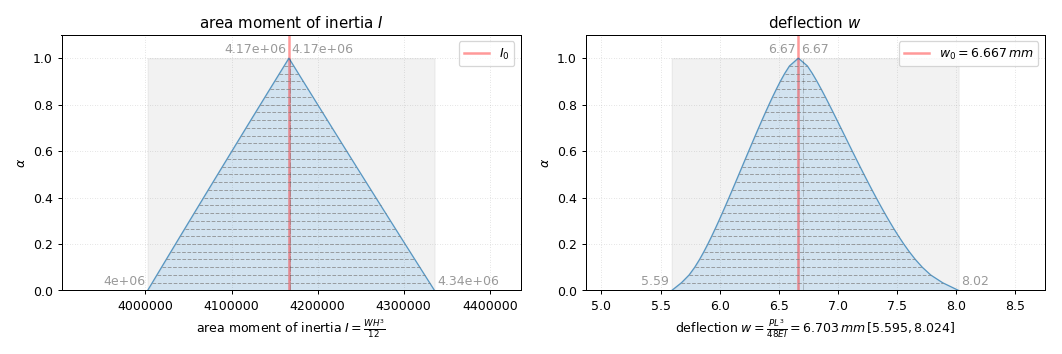

Reproduce this figure in Python.
# -*- coding: utf-8 -*-

import phuzzy as ph
number_of_alpha_levels = 31

# load P
P0 = 5000.  # N
dP = 0.01 * P0  # N
P = ph.Triangle(alpha0=[P0 - dP, P0 + dP], alpha1=[P0], name="P", number_of_alpha_levels=number_of_alpha_levels)

# dimensions L, W, H
W0 = 50  # mm
H0 = 100  # mm
L0 = 2000  # mm

dW = 0.01 * W0  # mm
dH = 0.01 * H0  # mm
dL = 0.01 * L0  # mm

L = ph.Triangle(alpha0=[L0 - dL, L0 + dL], alpha1=[L0], name="L", number_of_alpha_levels=number_of_alpha_levels)
W = ph.Triangle(alpha0=[W0 - dW, W0 + dW], alpha1=[W0], name="W", number_of_alpha_levels=number_of_alpha_levels)
H = ph.Triangle(alpha0=[H0 - dH, H0 + dH], alpha1=[H0], name="H", number_of_alpha_levels=number_of_alpha_levels)

# material

E0 = 30000.  # N/mm2
dE = 0.1 * E0  # N/mm2
E = ph.TruncNorm(alpha0=[E0 - dE, E0 + dE], alpha1=[E0], name="E", number_of_alpha_levels=number_of_alpha_levels)

I0 = W0 * H0 ** 3 / 12.
w0 = P0 * L0 ** 3 / (48 * E0 * I0)

print("I0 = {:.4g} mm^4".format(I0))
# I0 = 4.167e+06 mm^4
print("w0 = {:.4g} mm".format(w0))
# w0 = 6.667 mm

I = W * H** 3 / 12.
I.name = "I"
w = P * L ** 3 / (48 * E * I)
w.name = r"P L^3 / (48 EI)"

print("I = {} mm^4".format(I))
# I = FuzzyNumber(W*H^3/12.0:[[4002483.375, 4335850.041666667], [4166666.6666666665, 4166666.6666666665]]) mm^4

print("w = {} mm".format(w))
# w = FuzzyNumber(P*L^3/E*48*W*H^3/12.0:[[5.594629603627992, 8.024370049019725], [6.666666666666667, 6.666666666666667]]) mm

w_mean = w.mean()
dw_l = w_mean - w.min()
dw_r = w.max() - w_mean
print("w = {:.4g} mm (- {:.4g}|+ {:.4g})".format(w_mean, dw_l, dw_r))
# w = 6.703 mm (- 1.109|+ 1.321)
print("w = {:.4g} mm [{:.4g},{:.4g}]".format(w_mean, w.min(), w.max()))
# w = 6.703 mm [5.595,8.024]

from phuzzy.mpl import mix_mpl
import matplotlib.pyplot as plt

mix_mpl(I)
mix_mpl(w)

H_ = 100. # mm
B_ = 300. # mm

fig, axs = plt.subplots(1, 2, dpi=90, facecolor='w', edgecolor='k', figsize=(B_ / 25.4, H_ / 25.4))

axs[0].axvline(I0, lw=2, alpha=.4, c="r", label="$I_0$")
axs[1].axvline(w0, lw=2, alpha=.4, c="r", label="$P_0$")
I.plot(ax=axs[0])
w.plot(ax=axs[1])

axs[0].set_title("area moment of inertia $I$")
axs[1].set_title("deflection $w$")

axs[0].set_xlabel(r"area moment of inertia $I=\frac{WH^3}{12}$")
axs[1].set_xlabel(r"deflection $w=\frac{PL^3}{48EI}$")

axs[0].legend()
axs[1].legend()
fig.tight_layout(pad=1.18, h_pad=1.1)
fig.savefig("ssb.png")

H_ = 250.  # mm
B_ = 300.  # mm

fig, axs = plt.subplots(3, 2, dpi=90, facecolor='w', edgecolor='k', figsize=(B_ / 25.4, H_ / 25.4))

A = W * H

ys = [P, L,
      W, H,
      E, A]

P.title = r"load $P$"
L.title = r"length $L$"
W.title = r"width $W$"
H.title = r"height $H$"
E.title = r"youngs modulus $E$"
A.title = r"cross section area $A$"

for i, y in enumerate(ys):
    mix_mpl(y)
    ax = axs.ravel()[i]
    y.plot(ax=ax)
    if hasattr(y, "title"):
        ax.set_title(y.title)

fig.tight_layout()
fig.savefig("ssb_parameter.png")

plt.show()
